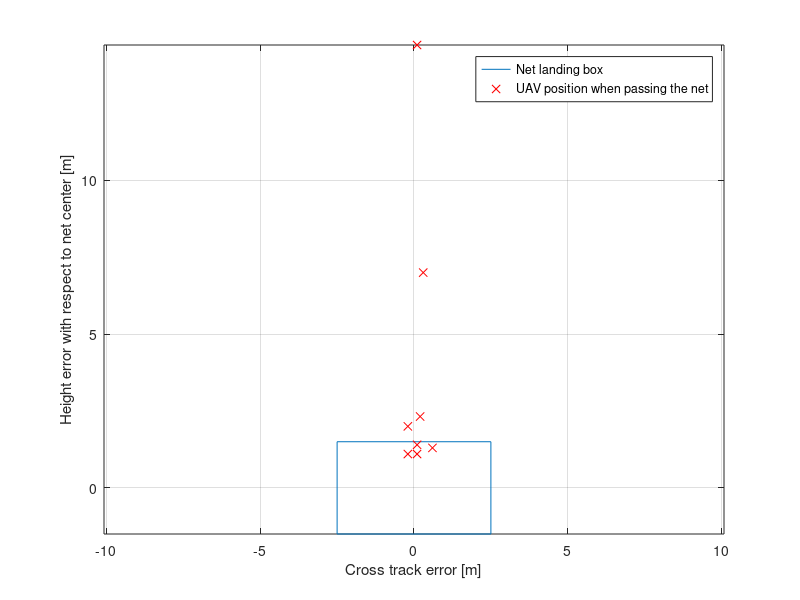

Recreate this plot in MATLAB.
close all;
clear all;
%% Day 1
meanHeightError = [1.5 2.6 0.9 0.1 1.7 1.3 1.8 1.2 1.9 1.5 1.5]';
meanCrossTrack = [6.1 6.7 5.5 2.8 2.0 6.8 9.1 8.2 5.9 4.4 1.3]';
disp('Mean height error')
mean(meanHeightError)
disp('Mean cross track error')
mean(meanCrossTrack)
%% Day 1 net passing
% heightError = [2.8 2.7 0.9 0 0.8 2.1 0.7 -1.5 1.9 0.3 -1.3]';
% crossTrack  = [2.1 -4.5 -1.6 5.4 5.3 -1.6 2.3 -5.4 0.8 1.1 0.2]';

%% Day 2 net passing
heightError = [14.4 1.3 1.1 1.4 1.1 2.0 2.32 7]';
crossTrack  = [0.1 0.6 -0.2 0.1 0.1 -0.2 0.2 0.3]';

Net = [1.5 -2.5;
        -1.5 -2.5;
        -1.5 2.5;
        1.5 2.5;
        1.5 -2.5];
    
figure(1)
plot(Net(:,2),Net(:,1))
grid on;
hold on;
plot(crossTrack,heightError,'rx')
axis('equal')
legend('Net landing box','UAV position when passing the net');
xlabel('Cross track error [m]');
ylabel('Height error with respect to net center [m]')